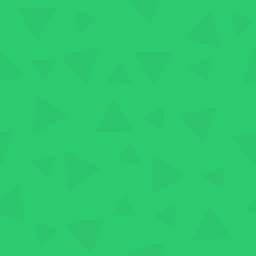
#> input picture TowerDefenseFX/src/main/resources/assets/kenney/PNG/Default size/towerDefense_tile024.png, 64 x 64 px, found by its file name (shown 4 times larger)
$ python generate_tower_defense_map_v2.py
#> lines starting #> are read from the running program, lines starting #| are printed output that depends on the picture
import os
from PIL import Image, ImageDraw, ImageFont
import math

base_path = r"C:\Users\nikim\OneDrive\Desktop\proj4\kenney_tower-defense-top-down\PNG\Default size"
output_path = r"C:\Users\nikim\OneDrive\Desktop\proj4\kenney_tower-defense-top-down\Sample_new.png"

TILE_SIZE = 64

# More accurate tile mapping based on visual analysis
tile_mapping = {
    'grass': 'towerDefense_tile024.png',
    'path_h': 'towerDefense_tile050.png',  # Horizontal brown path
    'path_v': 'towerDefense_tile001.png',  # Vertical brown path
    'path_tl': 'towerDefense_tile002.png',  # Top-left corner
    'path_tr': 'towerDefense_tile003.png',  # Top-right corner
    'path_bl': 'towerDefense_tile004.png',  # Bottom-left corner
    'path_br': 'towerDefense_tile005.png',  # Bottom-right corner
    'sand': 'towerDefense_tile093.png',
    'water': 'towerDefense_tile070.png',
    'rock1': 'towerDefense_tile135.png',
    'rock2': 'towerDefense_tile136.png',
    'tree1': 'towerDefense_tile130.png',
    'tree2': 'towerDefense_tile131.png',
    'tree3': 'towerDefense_tile132.png',
    'bush': 'towerDefense_tile133.png',
    'tower_base': 'towerDefense_tile181.png',
    'tower_cannon': 'towerDefense_tile206.png',
    'tower_missile': 'towerDefense_tile250.png',
    'tower_gun': 'towerDefense_tile249.png',
    'enemy_tank': 'towerDefense_tile245.png',
    'enemy_soldier': 'towerDefense_tile246.png',
    'missile': 'towerDefense_tile251.png',
    'bullet': 'towerDefense_tile272.png',
    'coin': 'towerDefense_tile274.png',
    'crater': 'towerDefense_tile019.png',
}

# More accurate grid layout based on Sample.png
# g=grass, ph=path horizontal, pv=path vertical, p1-p4=corners
# s=sand, w=water, r=rock, t=tree, b=bush
grid_layout = [
    ['g','g','r1','r2','g','g','g','g','g','g','g','g','g','t1','g'],
    ['g','g','g','g','g','g','g','g','p4','ph','ph','ph','p1','g','g'],
    ['g','g','g','g','g','g','r1','g','pv','g','g','g','pv','g','t2'],
    ['t3','g','g','g','g','g','g','g','pv','g','c1','g','pv','g','g'],
    ['g','g','g','g','g','g','g','g','pv','g','g','g','pv','g','g'],
    ['g','g','p4','ph','ph','ph','ph','ph','p3','g','g','g','pv','g','g'],
    ['g','b','pv','g','g','g','g','g','g','g','g','g','pv','s','s'],
    ['g','g','pv','g','r2','g','g','g','g','g','g','g','p2','ph','ph'],
    ['g','g','pv','g','g','g','g','g','g','g','g','g','g','g','s'],
    ['g','g','p2','ph','p1','g','g','g','g','g','w','w','w','w','s'],
    ['t1','g','g','g','pv','g','g','g','g','w','w','w','r1','w','s'],
    ['g','g','g','g','p2','ph','ph','ph','ph','w','w','w','w','w','s'],
    ['g','g','b','g','g','g','g','g','g','s','w','w','w','w','s'],
    ['g','g','g','g','g','g','g','g','g','s','s','s','s','s','s'],
]

def load_tile(tile_name):
    """Load a tile image from the assets folder"""
    if tile_name in tile_mapping:
        tile_path = os.path.join(base_path, tile_mapping[tile_name])
    else:
        # Handle direct tile references
        tile_path = os.path.join(base_path, f"towerDefense_{tile_name}.png")

    if os.path.exists(tile_path):
        return Image.open(tile_path).convert('RGBA')
    else:
        print(f"Warning: Tile {tile_name} ({tile_path}) not found")
        # Return magenta placeholder
        placeholder = Image.new('RGBA', (TILE_SIZE, TILE_SIZE), (255, 0, 255, 255))
        return placeholder

def create_game_map():
    """Create the tower defense game map matching Sample.png"""

    grid_width = len(grid_layout[0])
    grid_height = len(grid_layout)

    # Create main map area
    map_width = grid_width * TILE_SIZE
    map_height = grid_height * TILE_SIZE

    game_map = Image.new('RGBA', (map_width, map_height), (100, 150, 100, 255))
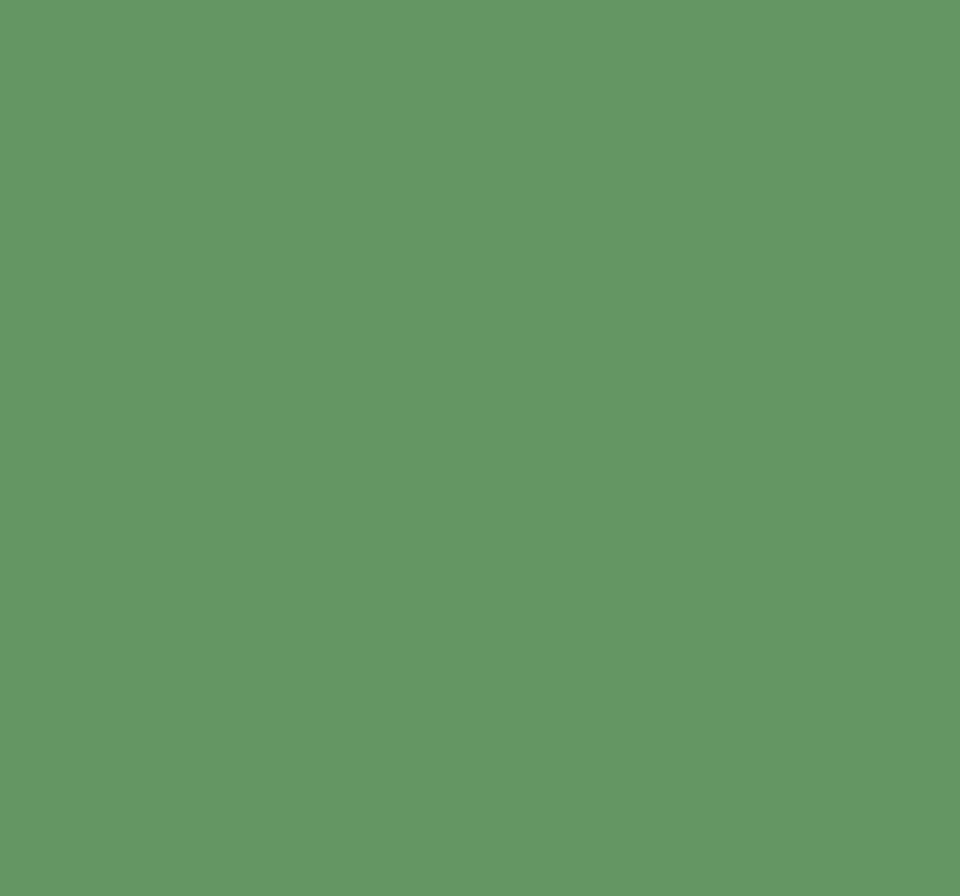
#> game_map: PIL image 960x896 RGBA; mean R, G, B, A 100, 150, 100, 255

    # Tile code mapping
    tile_codes = {
        'g': 'grass',
        'ph': 'path_h',
        'pv': 'path_v',
        'p1': 'path_tl',
        'p2': 'path_tr',
        'p3': 'path_bl',
        'p4': 'path_br',
        's': 'sand',
        'w': 'water',
        'r1': 'rock1',
        'r2': 'rock2',
        't1': 'tree1',
        't2': 'tree2',
        't3': 'tree3',
        'b': 'bush',
        'c1': 'crater',
    }

    # Draw base tiles
    for y, row in enumerate(grid_layout):
        for x, cell_code in enumerate(row):
            if cell_code in tile_codes:
                tile_name = tile_codes[cell_code]
                tile = load_tile(tile_name)
                game_map.paste(tile, (x * TILE_SIZE, y * TILE_SIZE), tile)

    # Add towers at specific positions (matching Sample.png)
    towers = [
        (2, 5, 'tower_gun'),     # Left path tower
        (8, 3, 'tower_cannon'),  # Center tower
        (12, 7, 'tower_missile'), # Right path tower
    ]
#> towers = [(2, 5, 'tower_gun'), (8, 3, 'tower_cannon'), (12, 7, 'tower_missile')]

    for x, y, tower_type in towers:
        # Place tower base first
        base_tile = load_tile('tower_base')
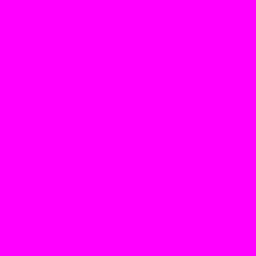
#> base_tile: PIL image 64x64 RGBA (shown 4 times larger); mean R, G, B, A 255, 0, 255, 255
        game_map.paste(base_tile, (x * TILE_SIZE, y * TILE_SIZE), base_tile)
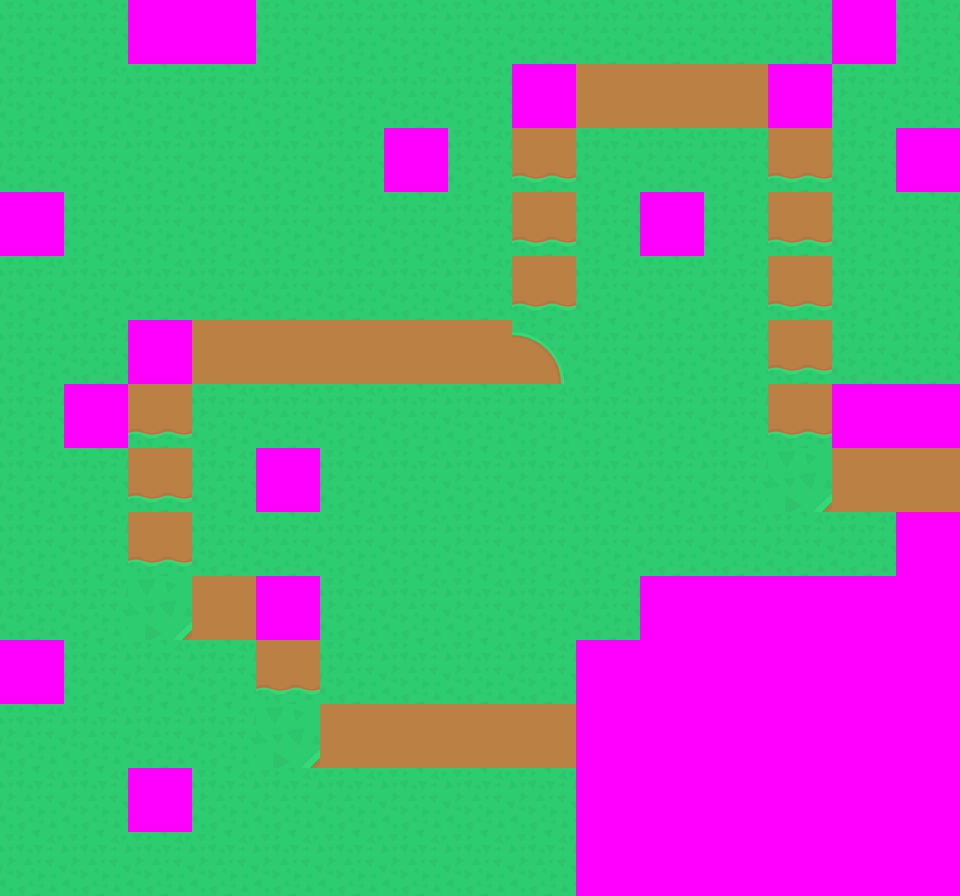
#> game_map: PIL image 960x896 RGBA; mean R, G, B, A 109, 148.4, 138.8, 255
        # Place tower on top
        tower_tile = load_tile(tower_type)
        game_map.paste(tower_tile, (x * TILE_SIZE, y * TILE_SIZE), tower_tile)

    # Add enemies on the path
    enemies = [
        (8, 5, 'enemy_tank'),    # Enemy on path
        (2, 7, 'enemy_soldier'), # Enemy on left path
    ]

    for x, y, enemy_type in enemies:
        enemy_tile = load_tile(enemy_type)
        game_map.paste(enemy_tile, (x * TILE_SIZE, y * TILE_SIZE), enemy_tile)

    # Add projectiles
    projectiles = [
        (3, 5, 'bullet'),
        (8, 4, 'missile'),
    ]

    for x, y, proj_type in projectiles:
        proj_tile = load_tile(proj_type)
        # Center projectiles in their tiles
        offset = TILE_SIZE // 4
        game_map.paste(proj_tile, (x * TILE_SIZE + offset, y * TILE_SIZE + offset), proj_tile)
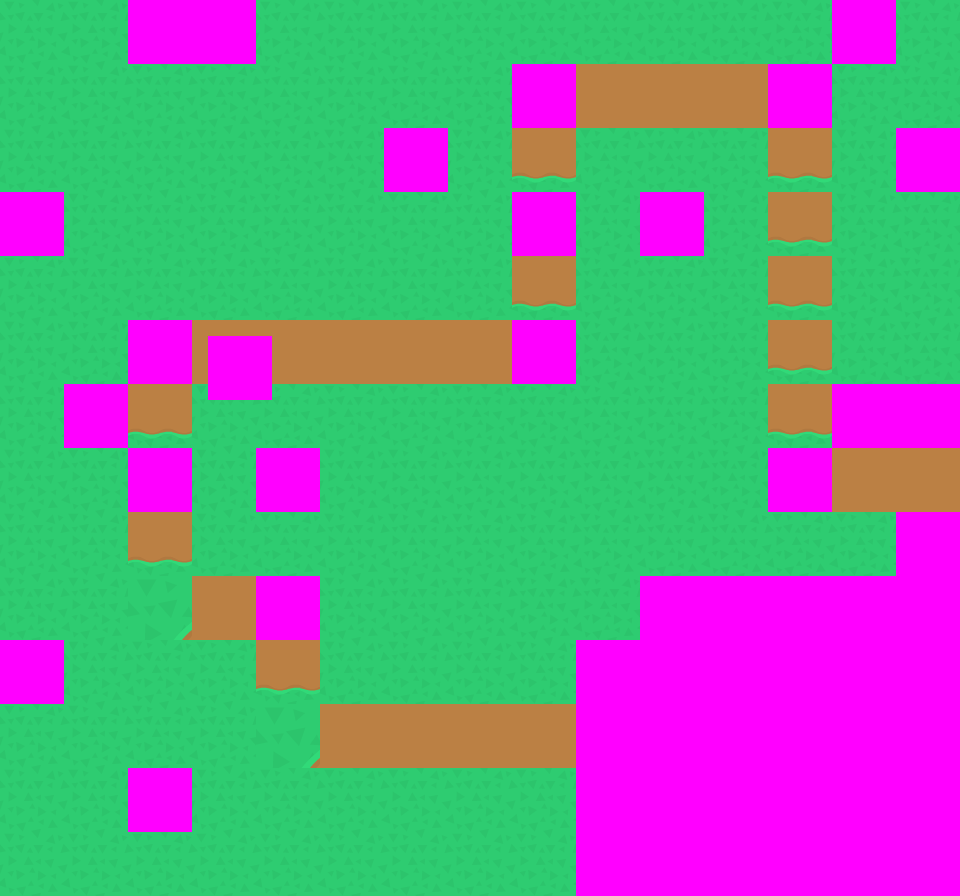
#> game_map: PIL image 960x896 RGBA; mean R, G, B, A 112.2, 144.5, 142.8, 255

    # Add coins
    coins = [
        (3, 7), (4, 7), (3, 8)
    ]

    for x, y in coins:
        coin_tile = load_tile('coin')
        coin_small = coin_tile.resize((TILE_SIZE // 2, TILE_SIZE // 2), Image.Resampling.LANCZOS)
        offset = TILE_SIZE // 4
        game_map.paste(coin_small, (x * TILE_SIZE + offset, y * TILE_SIZE + offset), coin_small)

    return game_map

if __name__ == "__main__":
    print("Generating tower defense map (v2)...")
    game_map = create_game_map()

    # Save the map
    game_map.save(output_path, 'PNG')
    print(f"Map saved to: {output_path}")
